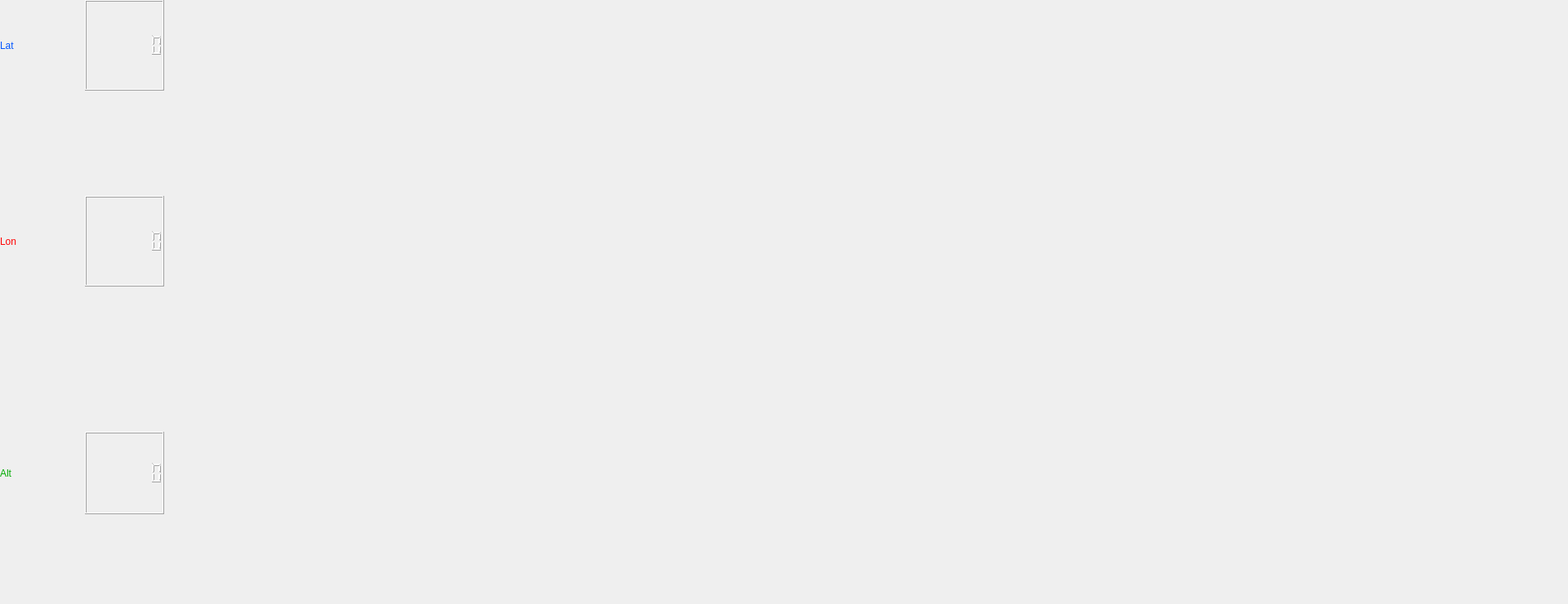
       <widget class="QWidget" name="tab_ProfileGPS">
        <attribute name="title">
         <string>Profile GPS</string>
        </attribute>
        <widget class="QWidget" name="verticalLayoutWidget_12">
         <property name="geometry">
          <rect>
           <x>0</x>
           <y>529</y>
           <width>201</width>
           <height>101</height>
          </rect>
         </property>
         <layout class="QHBoxLayout" name="verticalLayout_GPS_Alt">
          <item>
           <widget class="QLabel" name="label_GPS_Alt">
            <property name="styleSheet">
             <string notr="true">font: 700 18pt &quot;Segoe UI&quot;;
color: rgb(0, 170, 0);</string>
            </property>
            <property name="text">
             <string>Alt</string>
            </property>
           </widget>
          </item>
          <item>
           <widget class="QLCDNumber" name="lcdNumber_GPS_Alt">
            <property name="styleSheet">
             <string notr="true">font: 700 16pt &quot;Segoe UI&quot;;
color: rgb(255, 255, 255);</string>
            </property>
            <property name="digitCount">
             <number>7</number>
            </property>
           </widget>
          </item>
         </layout>
        </widget>
        <widget class="QWidget" name="verticalLayoutWidget_13">
         <property name="geometry">
          <rect>
           <x>0</x>
           <y>240</y>
           <width>201</width>
           <height>111</height>
          </rect>
         </property>
         <layout class="QHBoxLayout" name="verticalLayout_GPS_Lon">
          <item>
           <widget class="QLabel" name="label_GPS_Lon">
            <property name="styleSheet">
             <string notr="true">font: 700 18pt &quot;Segoe UI&quot;;
color: rgb(255, 0, 0);</string>
            </property>
            <property name="text">
             <string>Lon</string>
            </property>
           </widget>
          </item>
          <item>
           <widget class="QLCDNumber" name="lcdNumber_GPS_Lon">
            <property name="styleSheet">
             <string notr="true">font: 700 16pt &quot;Segoe UI&quot;;
color: rgb(255, 255, 255);</string>
            </property>
            <property name="digitCount">
             <number>7</number>
            </property>
           </widget>
          </item>
         </layout>
        </widget>
        <widget class="QWidget" name="horizontalLayoutWidget_13">
         <property name="geometry">
          <rect>
           <x>200</x>
           <y>0</y>
           <width>1711</width>
           <height>731</height>
          </rect>
         </property>
         <layout class="QVBoxLayout" name="horizontalLayout_ProfileGPS">
          <property name="spacing">
           <number>0</number>
          </property>
          <property name="sizeConstraint">
           <enum>QLayout::SizeConstraint::SetDefaultConstraint</enum>
          </property>
          <property name="leftMargin">
           <number>0</number>
          </property>
          <property name="topMargin">
           <number>0</number>
          </property>
          <property name="rightMargin">
           <number>0</number>
          </property>
          <property name="bottomMargin">
           <number>0</number>
          </property>
         </layout>
        </widget>
        <widget class="QWidget" name="verticalLayoutWidget_16">
         <property name="geometry">
          <rect>
           <x>0</x>
           <y>0</y>
           <width>201</width>
           <height>111</height>
          </rect>
         </property>
         <layout class="QHBoxLayout" name="verticalLayout_GPS_Lat">
          <item>
           <widget class="QLabel" name="label_GPS_Lat">
            <property name="styleSheet">
             <string notr="true">font: 700 18pt &quot;Segoe UI&quot;;
color: rgb(0, 85, 255);</string>
            </property>
            <property name="text">
             <string>Lat</string>
            </property>
           </widget>
          </item>
          <item>
           <widget class="QLCDNumber" name="lcdNumber_GPS_Lat">
            <property name="styleSheet">
             <string notr="true">font: 700 16pt &quot;Segoe UI&quot;;
color: rgb(255, 255, 255);</string>
            </property>
            <property name="digitCount">
             <number>7</number>
            </property>
           </widget>
          </item>
         </layout>
        </widget>
       </widget>
